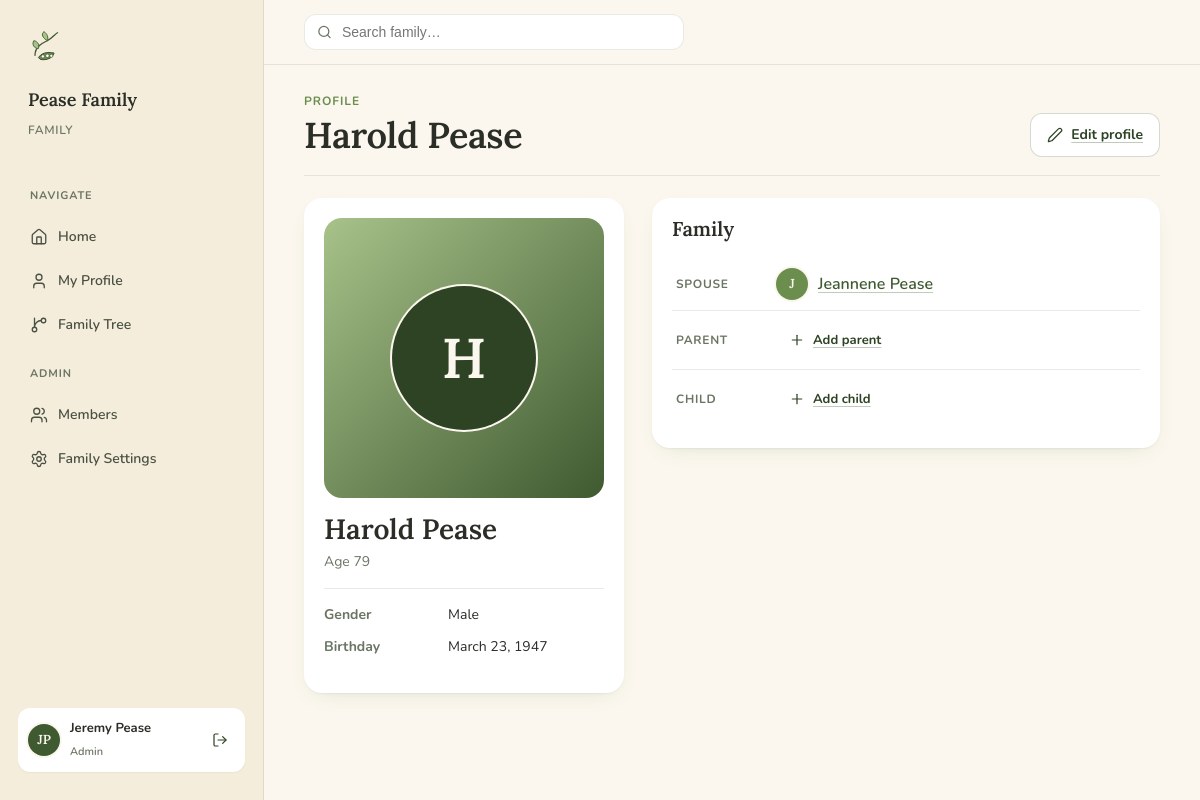
The app's page /person/3 (signed in) with its own data.
### app/models.py (models this page shows, shortened)
class Family(db.Model):
    __tablename__ = 'families'
    id = db.Column(db.Integer, primary_key=True)
    name = db.Column(db.String(100), nullable=False)
    created_at = db.Column(db.DateTime, default=datetime.utcnow)
    patriarch_id = db.Column(db.Integer, db.ForeignKey('people.id'), nullable=True)
    matriarch_id = db.Column(db.Integer, db.ForeignKey('people.id'), nullable=True)
    people = db.relationship('Person', back_populates='family', foreign_keys='Person.family_id')
    users = db.relationship('User', back_populates='family', foreign_keys='User.family_id')
    patriarch = db.relationship('Person', foreign_keys=[patriarch_id])
    matriarch = db.relationship('Person', foreign_keys=[matriarch_id])

class User(UserMixin, db.Model):
    __tablename__ = 'users'
    id = db.Column(db.Integer, primary_key=True)
    family_id = db.Column(db.Integer, db.ForeignKey('families.id'), nullable=False)
    email = db.Column(db.String(120), unique=True, nullable=False)
    password_hash = db.Column(db.String(256), nullable=False)
    first_name = db.Column(db.String(50), nullable=False)
    last_name = db.Column(db.String(50), nullable=False)
    phone = db.Column(db.String(20))
    email_verified = db.Column(db.Boolean, default=False)
    verification_token = db.Column(db.String(100))
    verification_token_expiry = db.Column(db.DateTime)
    status = db.Column(db.String(20), default='pending')  # pending/approved/rejected/invited
    approved_by_id = db.Column(db.Integer, db.ForeignKey('users.id'))
    approved_date = db.Column(db.Date)
    is_admin = db.Column(db.Boolean, default=False)
    is_delegate = db.Column(db.Boolean, default=False)
    person_id = db.Column(db.Integer, db.ForeignKey('people.id'))
    person = db.relationship('Person', back_populates='user')
    family = db.relationship('Family', back_populates='users')
    invitation_token = db.Column(db.String(100))
    invitation_token_expiry = db.Column(db.DateTime)
    invited_by_id = db.Column(db.Integer, db.ForeignKey('users.id'))
    reset_token = db.Column(db.String(100))
    reset_token_expiry = db.Column(db.DateTime)
    def get_full_name(self):
        return f"{self.first_name} {self.last_name}"

class Person(db.Model):
    __tablename__ = 'people'
    id = db.Column(db.Integer, primary_key=True)
    family_id = db.Column(db.Integer, db.ForeignKey('families.id'), nullable=False)
    name = db.Column(db.String(100), nullable=False)
    gender = db.Column(db.String(10))
    birthday = db.Column(db.Date)
    nickname = db.Column(db.String(50))
    birthplace = db.Column(db.String(100))
    maiden_name = db.Column(db.String(100))
    deathday = db.Column(db.Date)
    deathplace = db.Column(db.String(100))
    occupation = db.Column(db.String(100))
    email = db.Column(db.String(120))
    phone = db.Column(db.String(20))
    photo_path = db.Column(db.String(200))
    notes = db.Column(db.Text)
    family = db.relationship('Family', back_populates='people', foreign_keys='Person.family_id')
    children = db.relationship(
        'Person',
        secondary=parent_child,
        primaryjoin=id == parent_child.c.parent_id,
        secondaryjoin=id == parent_child.c.child_id,
        backref='parents'
    )
    def get_active_spouse(self):
        for rel in self.spouse_relationships_as_p1 + self.spouse_relationships_as_p2:
            if rel.status == 'active' and rel.confirmed:
                return rel.get_spouse_of(self)
        return None
    def get_pending_spouse_request(self):
        for rel in self.spouse_relationships_as_p1 + self.spouse_relationships_as_p2:
            if not rel.confirmed:
                return rel
        return None
    user = db.relationship('User', back_populates='person', uselist=False)
    def get_display_name(self):
        return self.nickname if self.nickname else self.name
    def get_age(self):
        if not self.birthday:
            return None
        end = self.deathday or date.today()
        age = end.year - self.birthday.year
        if (end.month, end.day) < (self.birthday.month, self.birthday.day):
            age -= 1
        return age

### app/routes.py (the view)
@main.route('/person/<int:person_id>')
@login_required
def person_detail(person_id):
    person = db.session.get(Person, person_id)
    if not person or person.family_id != current_user.family_id:
        flash('Person not found.', 'error')
        return redirect(url_for('main.index'))
    relationship = get_relationship(current_user.person, person) if current_user.person else None
    return render_template('profile.html', person=person, relationship=relationship)

### app/models.py (called while the page is built)
@login_manager.user_loader
def load_user(user_id):
    return db.session.get(User, int(user_id))

    def get_spouse_of(self, person):
        if self.person1_id == person.id:
            return self.person2
        return self.person1

### app/templates/profile.html (shortened to what this page needs)
{% extends "base.html" %}
{% block content %}
{% set is_own_profile = person.user == current_user %}
{% set can_edit = current_user.is_admin or is_own_profile %}
<div class="page-head">
    <div>
        <div class="eyebrow">Profile</div>
        <h1>{{ person.get_display_name() }}</h1>
    </div>
    {% if can_edit %}
    <a href="/person/{{ person.id }}/edit" class="btn btn-secondary">
        <i data-lucide="edit-2"></i> {% if is_own_profile %}Edit my profile{% else %}Edit profile{% endif %}
    </a>
    {% endif %}
</div>
{% set pending = person.get_pending_spouse_request() %}
<div class="profile-grid">
    <div>
        <div class="card profile-photo-card">
            <div class="photo" style="background: linear-gradient(135deg, var(--sprout) 0%, var(--vine) 100%); display:flex;align-items:center;justify-content:center;">
                <div class="av av-xl" style="background: var(--vine-deep);">{{ person.name[0] }}</div>
            </div>
            <div class="name">{{ person.name }}</div>
            {% if person.get_age() %}
            <div class="age">Age {{ person.get_age() }}{% if person.deathday %} · Passed away{% endif %}</div>
            {% endif %}
            <dl class="facts">
                {% if person.gender %}
                <dt>Gender</dt><dd>{{ person.gender }}</dd>
                {% endif %}
                {% if person.birthday %}
                <dt>Birthday</dt><dd>{{ person.birthday.strftime('%B %-d, %Y') }}</dd>
                {% endif %}
            </dl>
        </div>
    </div>
    <div style="display:flex;flex-direction:column;gap:20px;">
        <div class="card">
            {% set active_spouse = person.get_active_spouse() %}
            {% set pending_request = person.get_pending_spouse_request() %}
            <div class="card-header">
                <h3>Family</h3>
            </div>
            {% if active_spouse %}
            <div class="relation-row">
                <span class="role">Spouse</span>
                <div class="av av-sm" style="background:var(--pea);">{{ active_spouse.name[0] }}</div>
                <span class="name"><a href="/person/{{ active_spouse.id }}">{{ active_spouse.get_display_name() }}</a></span>
            </div>
            {% elif is_own_profile %}
            <div class="relation-row">
                <span class="role">Spouse</span>
                <a href="/spouse/add" class="btn btn-ghost btn-sm"><i data-lucide="plus"></i> Add spouse</a>
            </div>
            {% endif %}
            {% if can_edit %}
            <div class="relation-row">
                <span class="role">Parent</span>
                <a href="/person/{{ person.id }}/add-parent" class="btn btn-ghost btn-sm">
                    <i data-lucide="plus"></i> Add parent
                </a>
            </div>
            {% endif %}
            {% if can_edit %}
            <div class="relation-row">
                <span class="role">Child</span>
                <a href="/person/{{ person.id }}/add-child" class="btn btn-ghost btn-sm">
                    <i data-lucide="plus"></i> Add child
                </a>
            </div>
            {% endif %}
        </div>
    </div>
</div>
{% endblock %}

### app/templates/base.html (shortened to what this page needs)
<!DOCTYPE html>
<html lang="en">
<head>
    <link rel="stylesheet" href="{{ url_for('static', filename='css/peavines.css') }}">
</head>
<body>
{% if current_user.is_authenticated %}
<div class="shell">
    <aside class="sidebar">
        <div class="brand">
            <img src="{{ url_for('static', filename='assets/peavines-mark.svg') }}" alt="Peavines">
        </div>
        <div class="family-name">{{ current_user.family.name }}</div>
        <div class="family-meta">Family</div>
        <nav class="nav">
            <div class="nav-section">Navigate</div>
            <a href="/" {% if request.path == '/' %}class="active"{% endif %}>
                <i data-lucide="home"></i> Home
            </a>
            <a href="/profile" {% if request.path == '/profile' %}class="active"{% endif %}>
                <i data-lucide="user"></i> My Profile
            </a>
            <a href="/family/tree" {% if request.path == '/family/tree' %}class="active"{% endif %}>
                <i data-lucide="git-branch"></i> Family Tree
            </a>
            {% if current_user.is_admin %}
            <div class="nav-section">Admin</div>
            <a href="/admin/users" {% if request.path.startswith('/admin') and request.path != '/admin/family' %}class="active"{% endif %}>
                <i data-lucide="users"></i> Members
            </a>
            <a href="/admin/family" {% if request.path == '/admin/family' %}class="active"{% endif %}>
                <i data-lucide="settings"></i> Family Settings
            </a>
            {% endif %}
        </nav>
        <div class="user-chip">
            <div class="av av-sm" style="background: var(--vine);">{{ current_user.first_name[0] }}{{ current_user.last_name[0] }}</div>
            <div>
                <div class="name">{{ current_user.get_full_name() }}</div>
                <div class="role">{% if current_user.is_admin %}Admin{% else %}Member{% endif %}</div>
            </div>
            <form method="POST" action="/logout" style="margin-left: auto;">
                <button type="submit" class="btn btn-ghost btn-sm" title="Sign out" style="padding: 6px;">
                    <i data-lucide="log-out"></i>
                </button>
            </form>
        </div>
    </aside>
    <div class="canvas">
        <header class="topbar">
            <form action="/search" method="GET" class="search">
                <i data-lucide="search"></i>
                <input type="text" name="q" placeholder="Search family…"
                       value="{{ request.args.get('q', '') }}"
                       autocomplete="off" style="background:none;border:none;outline:none;font-size:14px;color:inherit;width:100%;">
            </form>
        </header>
        <div class="canvas-inner">
{% endif %}
{% block content %}{% endblock %}
{% if current_user.is_authenticated %}
        </div>
    </div>
</div>
{% endif %}
</body>
</html>

### records on screen
Family: family.name "Pease Family"
User: first_name "J", last_name "P", get_full_name "Jeremy Pease"
Person: get_display_name "Harold Pease", name "H", name "Harold Pease", get_age "79", gender "Male", birthday "March 23, 1947"
Person: name "J", get_display_name "Jeannene Pease"
